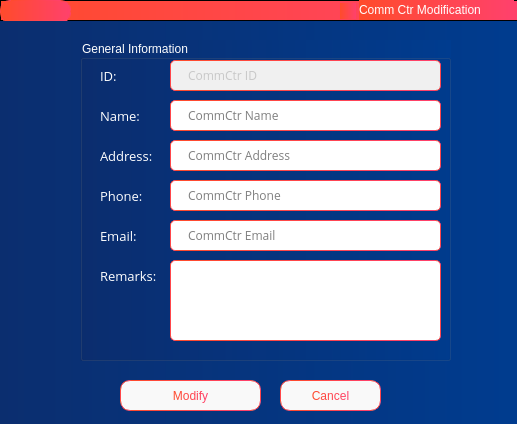
<?xml version="1.0" encoding="UTF-8"?>
<ui version="4.0">
 <class>modifycomms</class>
 <widget class="QDialog" name="modifycomms">
  <property name="geometry">
   <rect>
    <x>0</x>
    <y>0</y>
    <width>517</width>
    <height>424</height>
   </rect>
  </property>
  <property name="windowTitle">
   <string>Dialog</string>
  </property>
  <property name="styleSheet">
   <string notr="true">QWidget{
	color:white;
	font: 10pt &quot;Open Sans&quot;;
	background-color: qlineargradient(x1:0, y1:0, x2:1, y2:0, stop:0 #0b2e6f, stop:1 #003c8f);
}
QMessageBox{

}

QMessageBox QLabel {
	background-color:transparent;
    color: white;
}


QTextEdit {
    border: 1px solid qlineargradient(x1:0, y1:0, x2:1, y2:0, stop:0 #FF4B2B, stop:1 #FF416C);
    border-radius: 5px;
    padding: 5px 15px;
    background-color: white;
    color: black;
    font-size: 12px;
}

QTextEdit:focus {
    border: 1px solid qlineargradient(x1:0, y1:0, x2:1, y2:0, stop:0 #32CD32, stop:1 #00FFFF);
}

QTextEdit:disabled {
    background-color: #F0F0F0;
    color: #A0A0A0;
}

QTextEdit:read-only {
    background-color: #F0F0F0;
    color: #A0A0A0;
}

QTextEdit::hover {
    border: 1px solid qlineargradient(x1:0, y1:0, x2:1, y2:0, stop:0 #BEBEBE, stop:1 #A4A4A4);
}

QTextEdit::selected {
    background-color: qlineargradient(x1:0, y1:0, x2:1, y2:0, stop:0 #FF4B2B, stop:1 #FF416C);
    color: white;
}

QLineEdit {
    border: 1px solid qlineargradient(x1:0, y1:0, x2:1, y2:0, stop:0 #FF4B2B, stop:1 #FF416C);
    border-radius: 5px;
    padding: 5px 15px;
    background-color: white;
    color: black;
    font-size: 12px;
}

QLineEdit:focus {
    border: 1px solid qlineargradient(x1:0, y1:0, x2:1, y2:0, stop:0 #32CD32, stop:1 #00FFFF);
}

QLineEdit:disabled {
    background-color: #F0F0F0;
    color: #A0A0A0;
}

QLineEdit:read-only {
    background-color: #F0F0F0;
    color: #A0A0A0;
}

QLineEdit::hover {
    border: 1px solid qlineargradient(x1:0, y1:0, x2:1, y2:0, stop:0 #BEBEBE, stop:1 #A4A4A4);
}

QLineEdit::selected {
    background-color: qlineargradient(x1:0, y1:0, x2:1, y2:0, stop:0 #FF4B2B, stop:1 #FF416C);
    color: white;
}
QCheckBox {
    spacing: 10px;
	
	font: 12pt &quot;Open Sans Light&quot;;
}

QCheckBox::indicator {
    width: 35px;
    height: 35px;
}

QCheckBox::indicator:unchecked {
    image: url(:assets/icons/unchecked.png);
}

QCheckBox::indicator:checked {
    image: url(:assets/icons/checked.png);
}

QDateEdit {
    border: none;
    background-color: rgb(255, 255, 255);
    color: black;
    font-size: 16px;
    font-weight: normal;
    padding: 5px;
    border-radius: 5px;
}

QDateEdit::drop-down {
    background-color: transparent;
    image: url(:/assets/icons/cil-arrow-bottom_black.png);
    width: 20px;
    height: 20px;
}

QDateEdit::down-arrow {
    image: url(:/assets/icons/cil-arrow-bottom_black.png);
}

QDateEdit::up-arrow {
    image: url(:/assets/icons/cil-arrow-top_black.png);
}

QDateEdit::down-button {
    image: url(:/assets/icons/cil-arrow-bottom_black.png);
}

QDateEdit::up-button {
    image: url(:/assets/icons/cil-arrow-top_black.png);
}

QDateEdit::calendarWidget {
    border: none;
    background-color: rgb(255, 255, 255);
    color: black;
    font-size: 16px;
    font-weight: normal;
    padding: 5px;
    border-radius: 5px;
}

QDateEdit::section {
    background-color: transparent;
    border: none;
}

QPushButton {
    border: 1px solid qlineargradient(x1:0, y1:0, x2:1, y2:0, stop:0 #FF4B2B, stop:1 #FF416C);
    border-radius: 10px;
    padding: 5px 15px;
    background: #f9f9f9;
    color: qlineargradient(x1:0, y1:0, x2:1, y2:0, stop:0 #FF4B2B, stop:1 #FF416C);
    font-size: 12px;
}

QPushButton:hover {
    background-color: qlineargradient(x1:0, y1:0, x2:1, y2:0, stop:0 #FF416C, stop:1 #FF4B2B);
	color: white;
}

QPushButton:pressed {
    background-color: qlineargradient(x1:0, y1:0, x2:1, y2:0, stop:0 #FF4B2B, stop:1 #FF416C);
    border: 2px solid #FF416C;
    padding: 4px 14px 6px 16px;
}</string>
  </property>
  <widget class="QPushButton" name="pushButton">
   <property name="geometry">
    <rect>
     <x>280</x>
     <y>380</y>
     <width>101</width>
     <height>31</height>
    </rect>
   </property>
   <property name="text">
    <string>Cancel</string>
   </property>
  </widget>
  <widget class="QPushButton" name="pushButton_2">
   <property name="geometry">
    <rect>
     <x>120</x>
     <y>380</y>
     <width>141</width>
     <height>31</height>
    </rect>
   </property>
   <property name="text">
    <string>Modify</string>
   </property>
  </widget>
  <widget class="QFrame" name="frame">
   <property name="geometry">
    <rect>
     <x>0</x>
     <y>0</y>
     <width>521</width>
     <height>21</height>
    </rect>
   </property>
   <property name="styleSheet">
    <string notr="true">background-color:  qlineargradient(x1:0, y1:0, x2:1, y2:0, stop:0 #FF4B2B, stop:1 #FF416C);</string>
   </property>
   <property name="frameShape">
    <enum>QFrame::StyledPanel</enum>
   </property>
   <property name="frameShadow">
    <enum>QFrame::Raised</enum>
   </property>
   <widget class="QPushButton" name="pushButton_3">
    <property name="geometry">
     <rect>
      <x>0</x>
      <y>0</y>
      <width>71</width>
      <height>23</height>
     </rect>
    </property>
    <property name="text">
     <string/>
    </property>
    <property name="icon">
     <iconset resource="assets.qrc">
      <normaloff>:/assets/images/logo.png</normaloff>:/assets/images/logo.png</iconset>
    </property>
    <property name="iconSize">
     <size>
      <width>64</width>
      <height>32</height>
     </size>
    </property>
   </widget>
   <widget class="QLabel" name="label_2">
    <property name="geometry">
     <rect>
      <x>359</x>
      <y>0</y>
      <width>155</width>
      <height>20</height>
     </rect>
    </property>
    <property name="styleSheet">
     <string notr="true">
color: rgb(255, 255, 255);
font: 81 10pt &quot;Open Sans ExtraBold&quot;;</string>
    </property>
    <property name="text">
     <string>Comm Ctr Modification</string>
    </property>
   </widget>
   <widget class="QLabel" name="label">
    <property name="geometry">
     <rect>
      <x>340</x>
      <y>3</y>
      <width>16</width>
      <height>16</height>
     </rect>
    </property>
    <property name="text">
     <string/>
    </property>
    <property name="pixmap">
     <pixmap resource="assets.qrc">:/assets/icons/cil-ban.png</pixmap>
    </property>
   </widget>
  </widget>
  <widget class="QGroupBox" name="groupBox">
   <property name="geometry">
    <rect>
     <x>80</x>
     <y>40</y>
     <width>371</width>
     <height>321</height>
    </rect>
   </property>
   <property name="styleSheet">
    <string notr="true">QLabel{
color: white;
background-color: transparent;
}
QGroupBox{
	color: white;
}</string>
   </property>
   <property name="title">
    <string>General Information</string>
   </property>
   <widget class="QLineEdit" name="New_ID">
    <property name="geometry">
     <rect>
      <x>90</x>
      <y>20</y>
      <width>271</width>
      <height>31</height>
     </rect>
    </property>
    <property name="font">
     <font>
      <family>Open Sans</family>
      <pointsize>-1</pointsize>
      <weight>50</weight>
      <italic>false</italic>
      <bold>false</bold>
     </font>
    </property>
    <property name="styleSheet">
     <string notr="true"/>
    </property>
    <property name="maxLength">
     <number>8</number>
    </property>
    <property name="readOnly">
     <bool>true</bool>
    </property>
    <property name="placeholderText">
     <string>CommCtr ID</string>
    </property>
   </widget>
   <widget class="QLineEdit" name="New_Address">
    <property name="geometry">
     <rect>
      <x>90</x>
      <y>100</y>
      <width>271</width>
      <height>31</height>
     </rect>
    </property>
    <property name="font">
     <font>
      <family>Open Sans</family>
      <pointsize>-1</pointsize>
      <weight>50</weight>
      <italic>false</italic>
      <bold>false</bold>
     </font>
    </property>
    <property name="styleSheet">
     <string notr="true"/>
    </property>
    <property name="maxLength">
     <number>8</number>
    </property>
    <property name="readOnly">
     <bool>false</bool>
    </property>
    <property name="placeholderText">
     <string>CommCtr Address</string>
    </property>
   </widget>
   <widget class="QLineEdit" name="New_Name">
    <property name="geometry">
     <rect>
      <x>90</x>
      <y>60</y>
      <width>271</width>
      <height>31</height>
     </rect>
    </property>
    <property name="font">
     <font>
      <family>Open Sans</family>
      <pointsize>-1</pointsize>
      <weight>50</weight>
      <italic>false</italic>
      <bold>false</bold>
     </font>
    </property>
    <property name="styleSheet">
     <string notr="true"/>
    </property>
    <property name="maxLength">
     <number>8</number>
    </property>
    <property name="readOnly">
     <bool>false</bool>
    </property>
    <property name="placeholderText">
     <string>CommCtr Name</string>
    </property>
   </widget>
   <widget class="QLabel" name="label_27">
    <property name="geometry">
     <rect>
      <x>20</x>
      <y>140</y>
      <width>151</width>
      <height>31</height>
     </rect>
    </property>
    <property name="font">
     <font>
      <family>Open Sans</family>
      <pointsize>10</pointsize>
      <weight>50</weight>
      <italic>false</italic>
      <bold>false</bold>
     </font>
    </property>
    <property name="styleSheet">
     <string notr="true"/>
    </property>
    <property name="text">
     <string>Phone:</string>
    </property>
   </widget>
   <widget class="QLabel" name="label_29">
    <property name="geometry">
     <rect>
      <x>20</x>
      <y>20</y>
      <width>61</width>
      <height>31</height>
     </rect>
    </property>
    <property name="font">
     <font>
      <family>Open Sans</family>
      <pointsize>10</pointsize>
      <weight>50</weight>
      <italic>false</italic>
      <bold>false</bold>
     </font>
    </property>
    <property name="styleSheet">
     <string notr="true"/>
    </property>
    <property name="text">
     <string>ID:</string>
    </property>
   </widget>
   <widget class="QLabel" name="label_28">
    <property name="geometry">
     <rect>
      <x>20</x>
      <y>220</y>
      <width>61</width>
      <height>31</height>
     </rect>
    </property>
    <property name="font">
     <font>
      <family>Open Sans</family>
      <pointsize>10</pointsize>
      <weight>50</weight>
      <italic>false</italic>
      <bold>false</bold>
     </font>
    </property>
    <property name="styleSheet">
     <string notr="true"/>
    </property>
    <property name="text">
     <string>Remarks:</string>
    </property>
   </widget>
   <widget class="QLineEdit" name="New_Email">
    <property name="geometry">
     <rect>
      <x>90</x>
      <y>180</y>
      <width>271</width>
      <height>31</height>
     </rect>
    </property>
    <property name="font">
     <font>
      <family>Open Sans</family>
      <pointsize>-1</pointsize>
      <weight>50</weight>
      <italic>false</italic>
      <bold>false</bold>
     </font>
    </property>
    <property name="styleSheet">
     <string notr="true"/>
    </property>
    <property name="placeholderText">
     <string>CommCtr Email</string>
    </property>
   </widget>
   <widget class="QLineEdit" name="New_Phone">
    <property name="geometry">
     <rect>
      <x>90</x>
      <y>140</y>
      <width>271</width>
      <height>31</height>
     </rect>
    </property>
    <property name="font">
     <font>
      <family>Open Sans</family>
      <pointsize>-1</pointsize>
      <weight>50</weight>
      <italic>false</italic>
      <bold>false</bold>
     </font>
    </property>
    <property name="styleSheet">
     <string notr="true"/>
    </property>
    <property name="placeholderText">
     <string>CommCtr Phone</string>
    </property>
   </widget>
   <widget class="QTextEdit" name="textEdit">
    <property name="geometry">
     <rect>
      <x>90</x>
      <y>220</y>
      <width>271</width>
      <height>81</height>
     </rect>
    </property>
   </widget>
   <widget class="QLabel" name="label_22">
    <property name="geometry">
     <rect>
      <x>20</x>
      <y>100</y>
      <width>151</width>
      <height>31</height>
     </rect>
    </property>
    <property name="font">
     <font>
      <family>Open Sans</family>
      <pointsize>10</pointsize>
      <weight>50</weight>
      <italic>false</italic>
      <bold>false</bold>
     </font>
    </property>
    <property name="styleSheet">
     <string notr="true"/>
    </property>
    <property name="text">
     <string>Address:</string>
    </property>
   </widget>
   <widget class="QLabel" name="label_30">
    <property name="geometry">
     <rect>
      <x>20</x>
      <y>60</y>
      <width>151</width>
      <height>31</height>
     </rect>
    </property>
    <property name="font">
     <font>
      <family>Open Sans</family>
      <pointsize>10</pointsize>
      <weight>50</weight>
      <italic>false</italic>
      <bold>false</bold>
     </font>
    </property>
    <property name="styleSheet">
     <string notr="true"/>
    </property>
    <property name="text">
     <string>Name:</string>
    </property>
   </widget>
   <widget class="QLabel" name="label_17">
    <property name="geometry">
     <rect>
      <x>20</x>
      <y>180</y>
      <width>151</width>
      <height>31</height>
     </rect>
    </property>
    <property name="font">
     <font>
      <family>Open Sans</family>
      <pointsize>10</pointsize>
      <weight>50</weight>
      <italic>false</italic>
      <bold>false</bold>
     </font>
    </property>
    <property name="styleSheet">
     <string notr="true"/>
    </property>
    <property name="text">
     <string>Email:</string>
    </property>
   </widget>
  </widget>
 </widget>
 <resources>
  <include location="assets.qrc"/>
 </resources>
 <connections/>
</ui>
